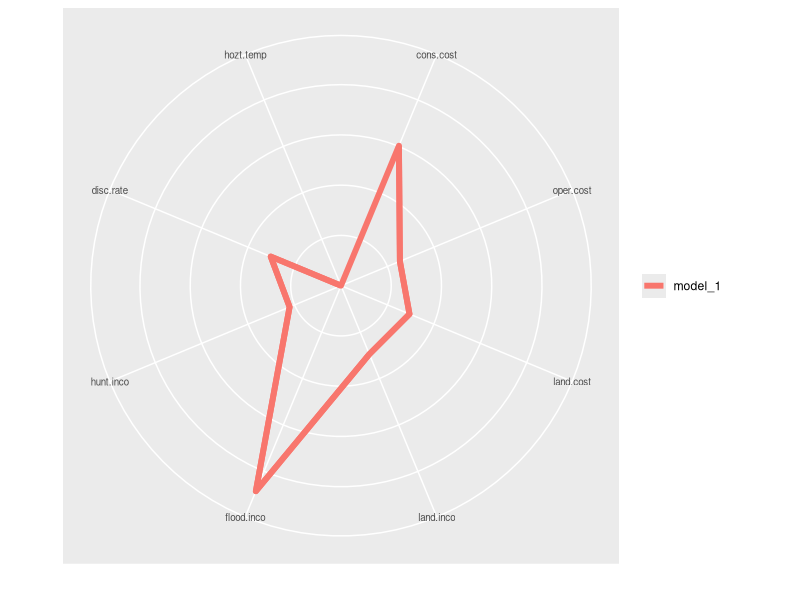
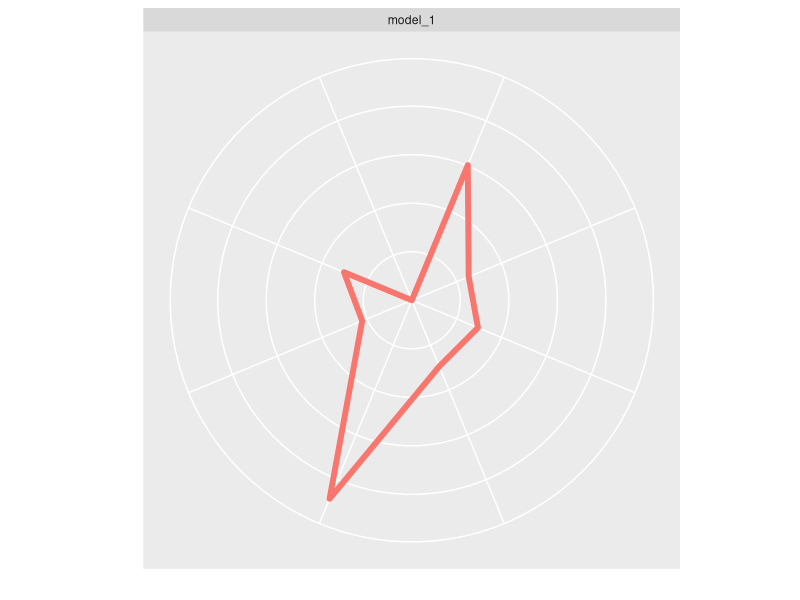
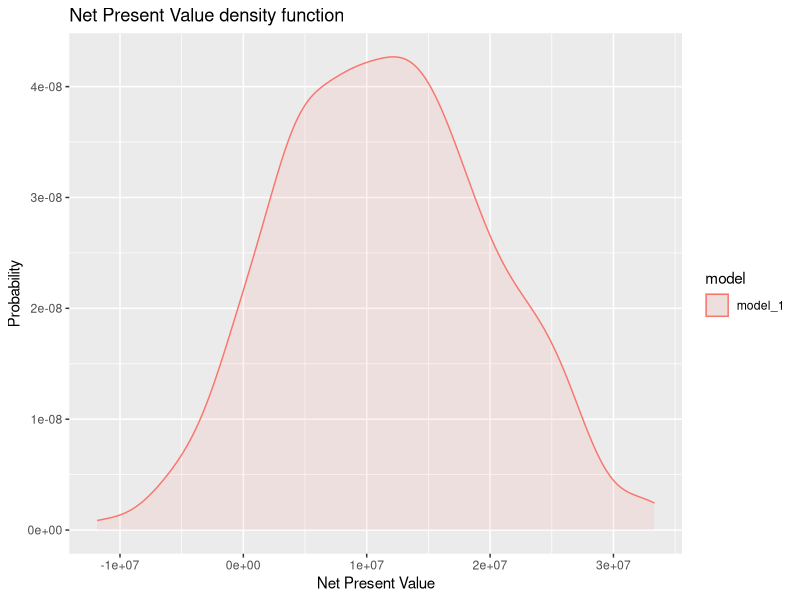
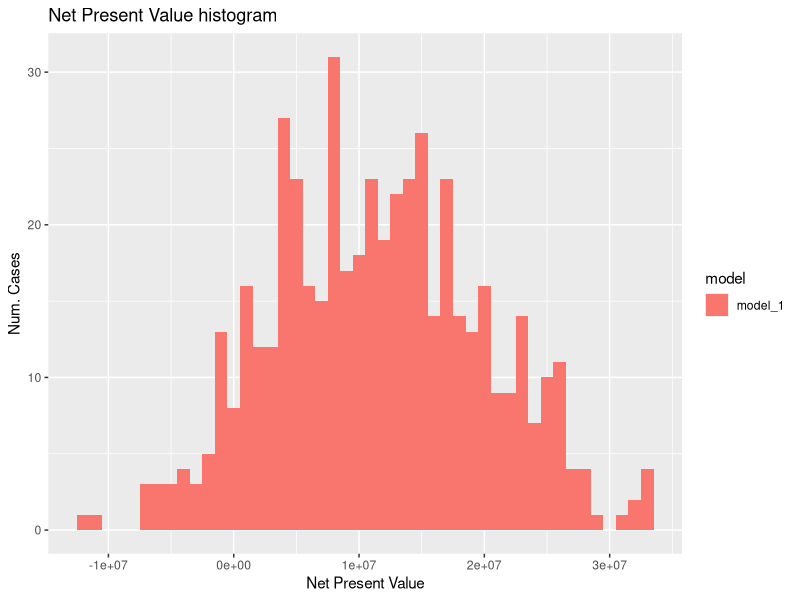
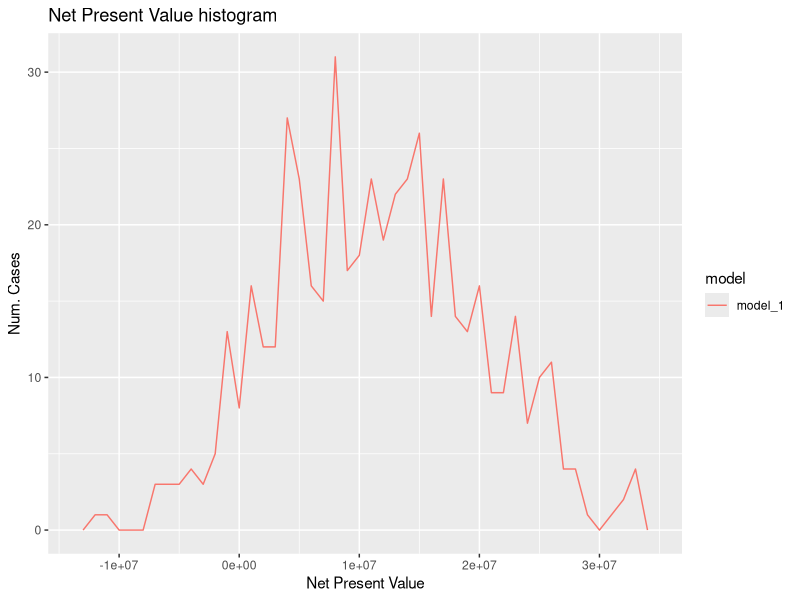
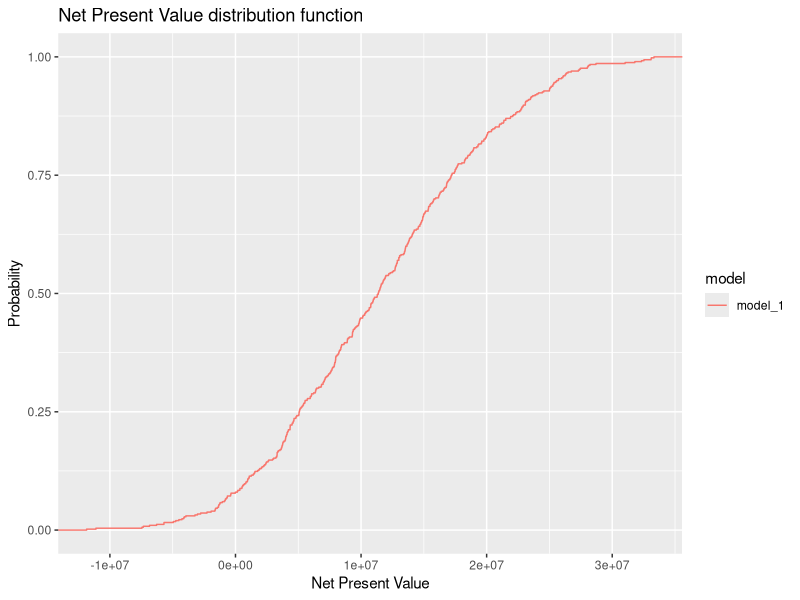
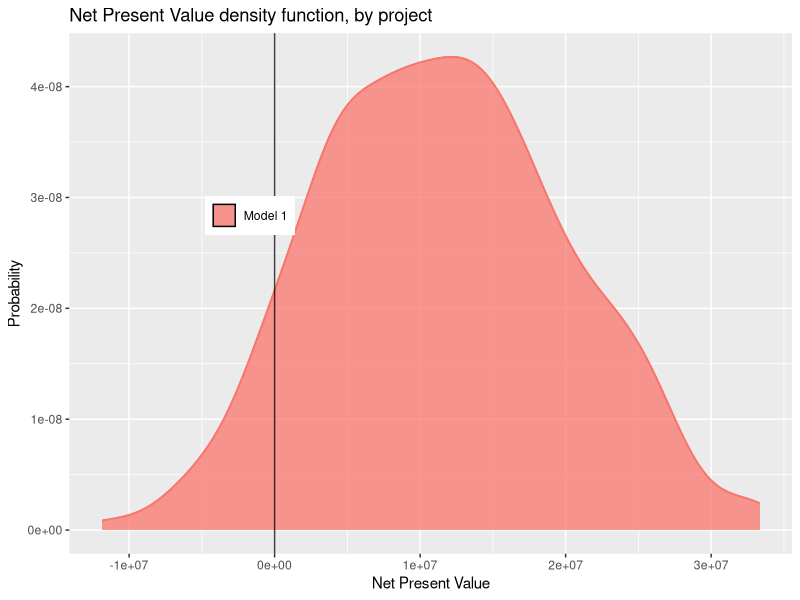

Here is the R script that generated these plots, in order:
############################################################
# CÓDIGO PARA REALIZACIÓN DE ANÁLISIS COSTE-BENEFICIO EN R #
############################################################
#                          ACB-02                          #
############################################################

# ---------------------------------- #
# 1.- FUNCIÓN VALOR ACTUALIZADO NETO #
# ---------------------------------- #

npv.fun <- function (vector.data) { 
  # VECTOR DATA : vector en el cual se incluyan los parámetros siguientes
  # (fijar, dejar como parámetros variables según deseos)
  # (se introducen como vector para el posterior análisis de sensibilidad)
  
  # COSTES #
  # ------ #
  # Construction costs
  cons.cost <- vector.data[1]
  # Años 1998, 1999, 2000, 2001, 2002
  cons.cost.dist <- c(0.05, 0.17, 0.33, 0.25, 0.20)
  # Operation and maintenance
  oper.cost <- vector.data[2]
  # Forgone land rent
  land.cost <- vector.data[3]
  
  
  # INGRESOS #
  # -------- #
  # Improved land alocation
  land.inco	<- vector.data[4]
  #Flood risk
  flood.inco <- vector.data[5]
  # Hunting
  hunt.inco <- vector.data[6]
  
  
  # PARÁMETROS BÁSICOS #
  # ------------------ #
  # Tasa de descuento
  disc.rate <- vector.data[7]
  # Horizonte temporal 
  hozt.temp <- vector.data[8]
  
  
# SERIES TEMPORALES #
# ----------------- #
# Años
year.vector <- c(0:hozt.temp)

# Construction costs
cons.cost.vector <- rep(0, hozt.temp+1)
for (i in 1:length(cons.cost.dist)) {
  cons.cost.vector[i] <- cons.cost.dist[i]*cons.cost
}
# Operation and maintenance
oper.cost.vector <- rep(0, hozt.temp+1)
for (i in length(cons.cost.dist):hozt.temp+1) {
  oper.cost.vector[i] <- oper.cost
}
# Forgone land rent
land.cost.vector <- rep(0, hozt.temp+1)
for (i in length(cons.cost.dist):hozt.temp+1) {
  land.cost.vector[i] <- land.cost
}

# Improved land alocation
land.inco.vector <- rep(0, hozt.temp+1)
for (i in length(cons.cost.dist):hozt.temp+1) {
  land.inco.vector[i] <- land.inco
}
#Flood risk
flood.inco.vector <- rep(0, hozt.temp+1)
for (i in length(cons.cost.dist):hozt.temp+1) {
  flood.inco.vector[i] <- flood.inco
}
# Hunting
hunt.inco.vector <- rep(0, hozt.temp+1)
for (i in length(cons.cost.dist):hozt.temp+1) {
  hunt.inco.vector[i] <- hunt.inco
}

# --------------------- #
# BENEFITS / Beneficios #
# --------------------- #
ben.vector <- rep(0, hozt.temp+1)
netben.vector <- rep(0, hozt.temp+1)
for (i in (1):(hozt.temp+1)) {
  ben.vector[i] <- land.inco.vector[i]+flood.inco.vector[i]+hunt.inco.vector[i]-
    cons.cost.vector[i]-oper.cost.vector[i]-land.cost.vector[i]
  netben.vector[i] <- ben.vector[i]/((1+disc.rate)^(i-1))
}
  
  # --------------------- # 
  # NPV + IRR / VAN + TIR #
  # --------------------- #
  npv <- sum(netben.vector)
  npv.result <- npv
  npv.result
}

# ------------------------------------ #
# 2.- FUNCIÓN ANÁLISIS DE SENSIBILIDAD #
# ------------------------------------ #

anal.sensit <- function( model, pars.vector.values, pars.vector.names) {
  # Inputs:
      # función modelo
      # vector con los parámetros base del modelo
      # vector con los nombres de los parámetros
  pars.dim <- length(pars.vector.values)
  
  # Steps del análisis. -5%, -2.5%, 0, 2.5%, 5%
  steps <- c(-0.05, -0.025, 0, 0.025, 0.05)
  abs.df <- data.frame(steps)
  perc.df <- data.frame(steps)
  
  column.names <- rep(0, pars.dim+1)
  column.names[1] = "Change in parameter"
  # Este ciclo está ajustado para cinco steps (a, b, c, d, e)
  for (i in 1:pars.dim){
    column.names[i+1] = pars.vector.names[i]
    pars.vector.sensit <- pars.vector.values
    pars.vector.sensit[i] <- pars.vector.values[i]*(1+steps[1])
    a <- model(pars.vector.sensit)
    pars.vector.sensit[i] <- pars.vector.values[i]*(1+steps[2])
    b <- model(pars.vector.sensit)
    pars.vector.sensit[i] <- pars.vector.values[i]*(1+steps[3])
    c <- model(pars.vector.sensit)
    pars.vector.sensit[i] <- pars.vector.values[i]*(1+steps[4])
    d <- model(pars.vector.sensit)
    pars.vector.sensit[i] <- pars.vector.values[i]*(1+steps[5])
    e <- model(pars.vector.sensit)
    abs.df <- cbind(abs.df, c(a,b,c,d,e))
    perc.df <- cbind(perc.df, c(100*(a-c)/c, 100*(b-c)/c, 0, 100*(d-c)/c, 100*(e-c)/c))
  }
  colnames(abs.df) <- column.names
  colnames(perc.df) <- column.names
  perc.df
}

# ------------------------------------------ #
# 3.- EJECUCIÓN DEL ANÁLISIS DE SENSIBILIDAD #
# ------------------------------------------ #

# Copiar y pegar para analizar varias alternativas
model_1.param <- c(30000000, 860000, 1000000, 1000000, 3000000, 750000, 0.03, 25)
model_1.names <- c("cons.cost", "oper.cost", "land.cost",
                   "land.inco", "flood.inco", "hunt.inco",
                   "disc.rate", "hozt.temp")
model_1.sa.df <- anal.sensit(npv.fun, model_1.param, model_1.names)
model_1.sa.df$project <- "model_1"


# Manipular los datos para presentarlos
sa.data.df <- model_1.sa.df[-c(1,2,3,5),]
sa.data.df <- sa.data.df[,-c(1)]

sa.data.df.melted <- reshape2::melt(sa.data.df)
sa.data.df.melted$value <- abs(sa.data.df.melted$value)

# Representación gráfica
library(ggplot2)

# Transformación polar
coord_radar <- function (theta = "x", start = 0, direction = 1) 
{
  theta <- match.arg(theta, c("x", "y"))
  r <- if (theta == "x") 
    "y"
  else "x"
  ggproto("CordRadar", CoordPolar, theta = theta, r = r, start = start, 
          direction = sign(direction),
          is_linear = function(coord) TRUE)
}

#Colores por defecto
ggplot(sa.data.df.melted, aes(x = variable, y = value)) +
  geom_polygon(aes(group = project, color = project), fill = NA, size = 2, show.legend = FALSE) +
  geom_line(aes(group = project, color = project), size = 2) +
  theme(strip.text.x = element_text(size = rel(0.8)),
        axis.text.x = element_text(size = rel(0.8)),
        axis.ticks.y = element_blank(),
        axis.text.y = element_blank()) +
  xlab("") + ylab("") +
  guides(color = guide_legend(ncol=2, title=NULL)) +
  coord_radar()

ggplot(sa.data.df.melted, aes(x = variable, y = value)) +
  geom_polygon(aes(group = project, color = project), fill = NA, size = 2) +
  facet_wrap(~ project) +
  theme(axis.ticks.x = element_blank(),
        axis.text.x = element_blank(),
        axis.ticks.y = element_blank(),
        axis.text.y = element_blank()) +
  xlab("") + ylab("") +
  guides(color = "none") +
  coord_radar()


# ----------------------- #
# 4.- ANÁLISIS MONTECARLO #
# ----------------------- #

model_1.mc.df <- data.frame(npv=numeric(0), irr=numeric(0))
for (i in 1:500) {
  # Distribuciones de probabilidad de cada parámetro
  a <- runif(1, min = 30000000*0.75, max = 30000000*1.25)
  b <- runif(1, min = 860000*0.75, max = 860000*1.25)
  c <- runif(1, min = 1000000*0.75, max = 1000000*1.25)
  d <- runif(1, min = 1000000*0.75, max = 1000000*1.25)
  e <- runif(1, min = 3000000*0.75, max = 3000000*1.25)
  f <- runif(1, min = 750000*0.75, max = 750000*1.25)
  g <- runif(1, min = 0.03*0.75, max = 0.03*1.25)
  h <- runif(1, min = 25, max = 25)
  model_1.param <- c(a, b, c, d, e, f, g, h)
  # Llamada a la función y almacenar datos
  model_1.mc.df <- rbind(model_1.mc.df, npv.fun(model_1.param))
}

# DATA PREPARATION
colnames(model_1.mc.df) <- c("npv")

model_1.mc.sort <- (model_1.mc.df)
model_1.mc.sort$npv <- model_1.mc.sort[order(model_1.mc.sort$npv),]

# Sequence by 1/num.cases, 1/500 = 0.004
model_1.mc.sort <- data.frame(model_1.mc.sort, seq(from = 0.002, to = 1, by = 0.002))
model_1.mc.sort$proj <- rep('model_1', 500)
colnames(model_1.mc.sort) <- c("npv", "prob", "model")

npv.df.mix <- model_1.mc.sort

# REPRESENTATION
library(ggplot2)
# Plot de funciones de densidad
ggplot(npv.df.mix, aes(npv, fill = model, colour = model)) +
  geom_density(alpha = 0.1) +
  ggtitle("Net Present Value density function") +
  xlab("Net Present Value") + ylab("Probability")

# Plot de histograma
ggplot(npv.df.mix, aes(npv, fill = model)) +
  geom_histogram(binwidth = 1000000) +
  ggtitle("Net Present Value histogram") +
  xlab("Net Present Value") + ylab("Num. Cases")

# Plot de polígono de frecuencias
ggplot(npv.df.mix, aes(npv, colour = model)) +
  geom_freqpoly(binwidth = 1000000) +
  ggtitle("Net Present Value histogram") +
  xlab("Net Present Value") + ylab("Num. Cases")

# Plot de funciones de distribución
ggplot(npv.df.mix, aes(npv, colour = model)) +
  stat_ecdf() +
  ggtitle("Net Present Value distribution function") +
  xlab("Net Present Value") + ylab("Probability")

# Plot de funciones de densidad con más parámetros
ggplot(npv.df.mix) +
  geom_density(aes(x = npv, colour = model, fill = model), alpha=.75) +
  geom_line(aes(x = npv, colour = model), stat="density", size=0.65) + 
  geom_vline(xintercept=0, alpha=.75, size=0.5) +
  ggtitle("Net Present Value density function, by project") +
  xlab("Net Present Value") + ylab("Probability") +
  theme(legend.position=c(0.25,0.65)) +
  scale_colour_discrete(guide=FALSE) + 
  scale_fill_discrete(labels=c("Model 1", "Model 2")) +
guides(fill=guide_legend(title=NULL))
